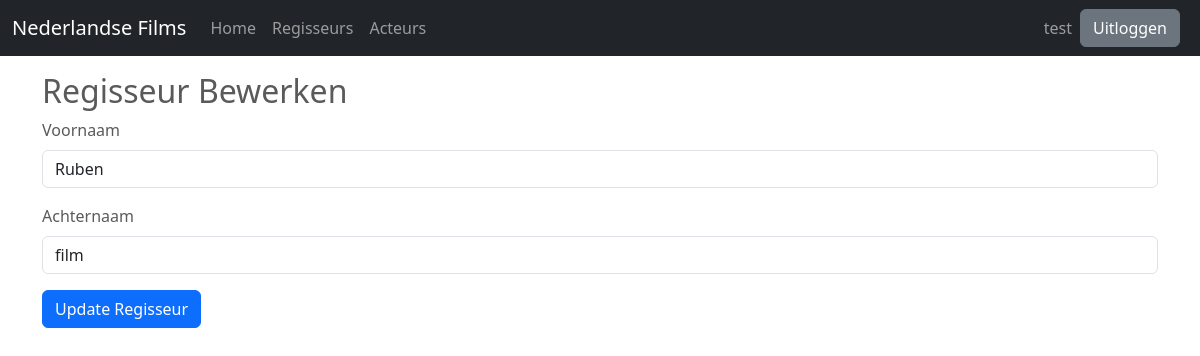
The app's page /regisseur/edit/1 (signed in), older data.
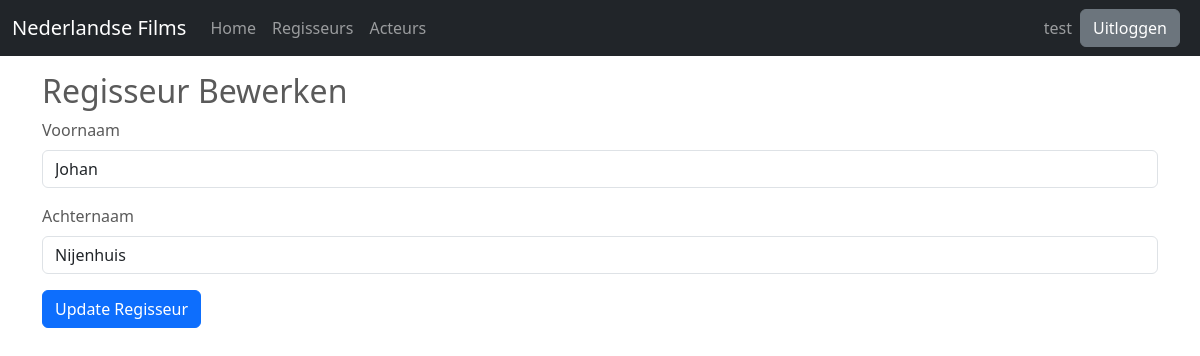
The same page, newer data.
### app/models/models.py (models this page shows, shortened)
class Regisseur(db.Model):
    id = db.Column(db.Integer, primary_key=True)
    voornaam = db.Column(db.String(50), nullable=False)
    achternaam = db.Column(db.String(50), nullable=False)
    films = db.relationship('Film', backref='regisseur', lazy=True)

### app/routes/regisseur.py (the view)
@regisseur_bp.route('/edit/<int:id>', methods=['GET', 'POST'])
@login_required
def regisseur_edit(id):
    regisseur:Regisseur = Regisseur.query.get_or_404(id)
    form = RegisseurForm(obj=regisseur)
    if form.validate_on_submit():
        regisseur.voornaam = form.voornaam.data
        regisseur.achternaam = form.achternaam.data
        db.session.commit()
        flash('De regisseur is succesvol bijgewerkt!', 'success')
        return redirect(url_for('regisseur.regisseurs', id=regisseur.id))
    return render_template('regisseur/regisseur_edit.html', form=form)

### app/forms/forms.py
class RegisseurForm(FlaskForm):
    voornaam = StringField('Voornaam', validators=[DataRequired()])
    achternaam = StringField('Achternaam', validators=[DataRequired()])
    submit = SubmitField('Regisseur Toevoegen')

### app/models/models.py (called while the page is built)
@login_manager.user_loader
def load_user(user_id):
    return Gebruiker.query.get(user_id)

### app/templates/regisseur/regisseur_edit.html (shortened to what this page needs)
{% extends "base.html" %}
{% block content %}
<div class="container mt-4">
    <h2>Regisseur Bewerken</h2>
    <form action="" method="POST">
        <div class="mb-3">
            {{ form.voornaam.label(class="form-label") }}
            {{ form.voornaam(class="form-control") }}
        </div>
        <div class="mb-3">
            {{ form.achternaam.label(class="form-label") }}
            {{ form.achternaam(class="form-control") }}
        </div>
        <button type="submit" class="btn btn-primary">Update Regisseur</button>
    </form>
</div>
{% endblock %}

Row changes from the older to the newer data that the page shows:
changed Regisseur: voornaam "Ruben" → "Johan"; achternaam "film" → "Nijenhuis"
